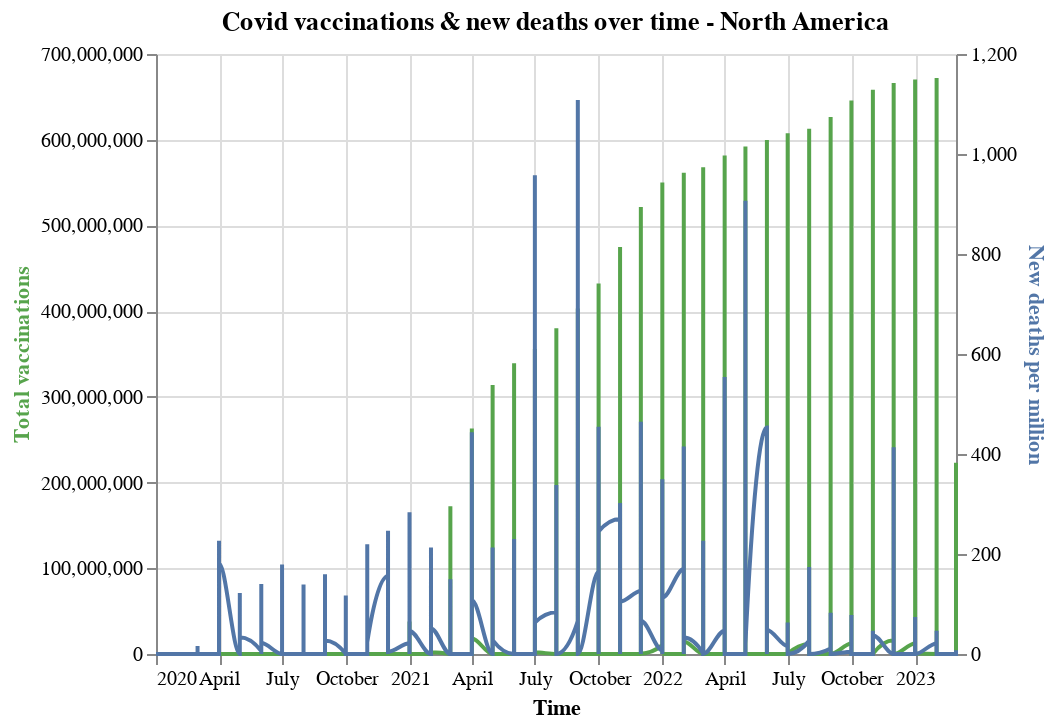

Notebook source saved alongside this figure:
### Code cell
base = alt.Chart(data_grouped).encode(
    alt.X('month_year:T', axis=alt.Axis(title='Time'))
).properties(title='Covid vaccinations & new deaths over time - North America')


line1 = base.mark_line(stroke='#57A44C', interpolate='monotone').encode(
    alt.Y('total_vaccinations',
          axis=alt.Axis(title=' Total vaccinations', titleColor='#57A44C'))
)

line2 = base.mark_line(stroke='#5276A7', interpolate='monotone').encode(
    alt.Y('new_deaths_per_million',
          axis=alt.Axis(title='New deaths per million', titleColor='#5276A7'))
)


alt.layer(line1, line2).resolve_scale(
    y = 'independent'
)

### Figure 1 — Vega-Lite specification as saved in the notebook (floating-point values rounded to 4 significant figures; data arrays with more than 128 entries replaced by an {"elided": "..."} marker saying what was removed)
{"config": {"view": {"continuousWidth": 400, "continuousHeight": 300}}, "layer": [{"mark": {"type": "line", "interpolate": "monotone", "stroke": "#57A44C"}, "encoding": {"x": {"axis": {"title": "Time"}, "field": "month_year", "type": "temporal"}, "y": {"axis": {"title": " Total vaccinations", "titleColor": "#57A44C"}, "field": "total_vaccinations", "type": "quantitative"}}, "title": "Covid vaccinations & new deaths over time - North America"}, {"mark": {"type": "line", "interpolate": "monotone", "stroke": "#5276A7"}, "encoding": {"x": {"axis": {"title": "Time"}, "field": "month_year", "type": "temporal"}, "y": {"axis": {"title": "New deaths per million", "titleColor": "#5276A7"}, "field": "new_deaths_per_million", "type": "quantitative"}}, "title": "Covid vaccinations & new deaths over time - North America"}], "data": {"name": "data-10f076ef03dd2ea76a880802c3c2923a"}, "resolve": {"scale": {"y": "independent"}}, "$schema": "https://vega.github.io/schema/vega-lite/v4.17.0.json", "datasets": {"data-10f076ef03dd2ea76a880802c3c2923a": {"elided": "1341 records"}}}
